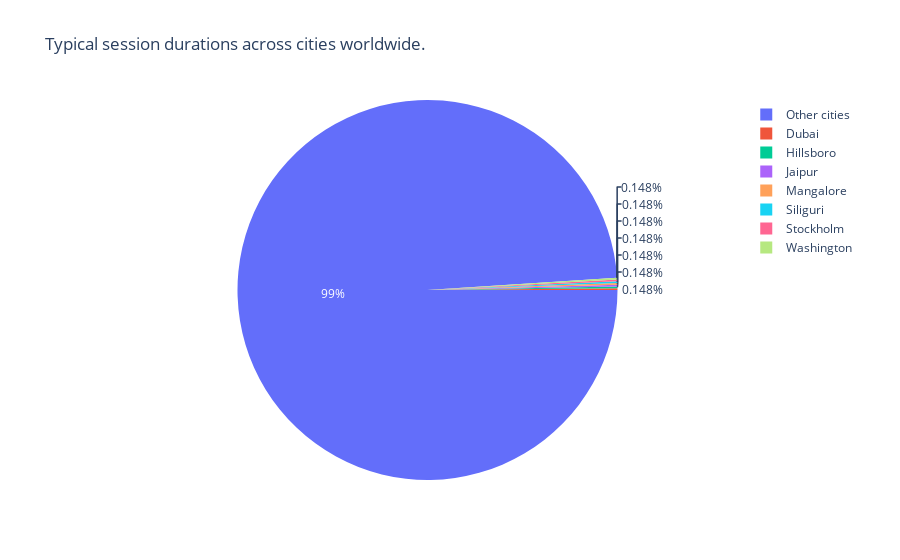
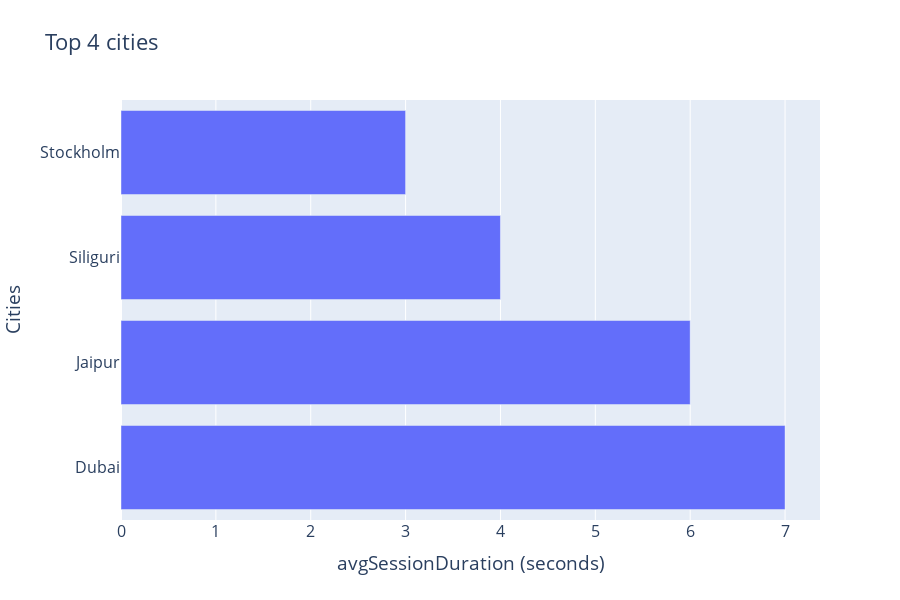

Notebook source saved alongside these figures, in order:
### Code cell
init_notebook_mode(connected=True)

avg_city.loc[avg_city.avgSessionDuration < 2, 'City'] = 'Other cities'
fig_1 = go.Figure(data=[go.Pie(values=avg_city.avgSessionDuration, labels=avg_city.City, rotation = 90)])

fig_1.update_layout(title_text="Typical session durations across cities worldwide.",titlefont_size=17)

fig_12 = go.Figure(go.Bar(
            x=ac.iloc[[3,5,7,8],4].tolist(),
            y=ac.iloc[[3,5,7,8],0].tolist(),
            orientation='h'))

fig_12.update_layout(title='Top 4 cities',
                  yaxis_title='Cities',
                  xaxis_title='avgSessionDuration (seconds)',
                  height=600,
                  font=dict(size=16))

iplot(fig_1, filename = 'basic-pie', config = config)
iplot(fig_12, filename = 'basic-bar', config = config)

### Figure 1 — Plotly figure (JSON) as saved in the notebook; plotly's stock layout.template omitted (floating-point values rounded to 4 significant figures; data arrays with more than 128 entries replaced by an {"elided": "..."} marker saying what was removed)
{"data": [{"labels": {"elided": "1343 str values"}, "rotation": 90, "type": "pie", "values": {"elided": "1343 int values"}}], "layout": {"title": {"font": {"size": 17}, "text": "Typical session durations across cities worldwide."}}}

### Figure 2 — Plotly figure (JSON) as saved in the notebook; plotly's stock layout.template omitted (floating-point values rounded to 4 significant figures)
{"data": [{"orientation": "h", "type": "bar", "x": [7, 6, 4, 3], "y": ["Dubai", "Jaipur", "Siliguri", "Stockholm"]}], "layout": {"font": {"size": 16}, "height": 600, "title": {"text": "Top 4 cities"}, "xaxis": {"title": {"text": "avgSessionDuration (seconds)"}}, "yaxis": {"title": {"text": "Cities"}}}}
